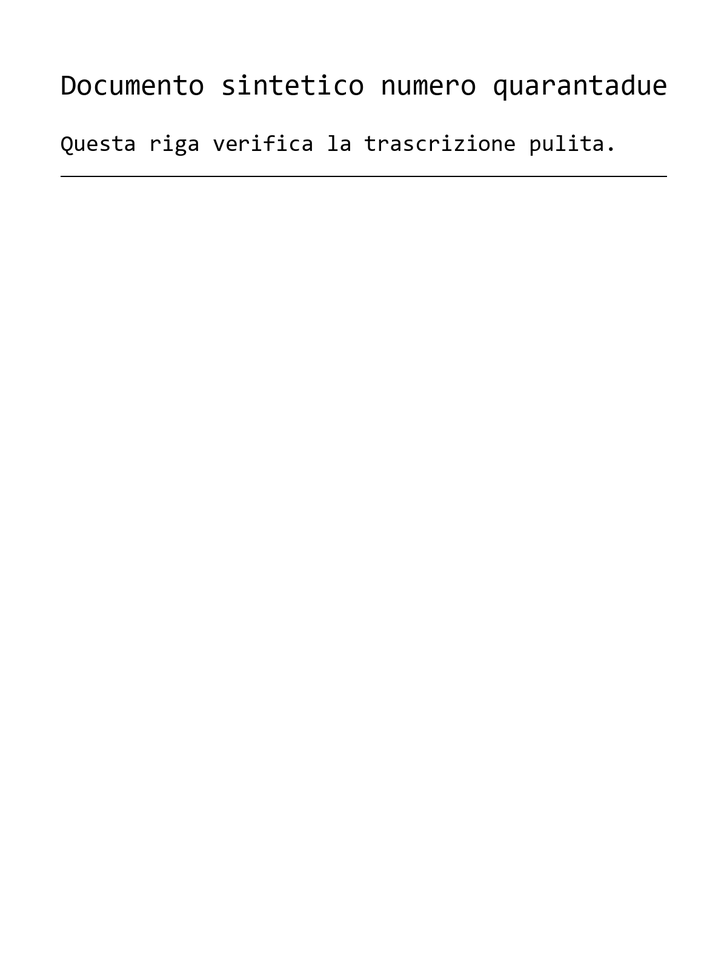
#> input picture memoria-engine/tests/fixtures/ocr_benchmark/clean-text.png, 727 x 970 px, shrunk from 1200 x 1600 before the run
$ python image_preprocessing.py --file ../../../tests/fixtures/ocr_benchmark/clean-text.png --output-file out.png
#> lines starting #> are read from the running program, lines starting #| are printed output that depends on the picture; after the words box and inside, x2 and y2 are one past the last pixel; in counts of white or black regions, pixels touching at a corner belong together
from __future__ import annotations

import argparse
import json
from datetime import UTC, datetime
from pathlib import Path
from typing import Any


def preprocess_dark_foreground_for_ocr(
    *,
    file_path: Path,
    output_file: Path,
    mask_file: Path | None = None,
    median_background_size: int = 31,
    absolute_dark_threshold: int = 118,
    local_contrast_threshold: int = 22,
    median_cleanup_size: int = 3,
    overwrite: bool = False,
) -> dict[str, Any]:
#> called with median_background_size = 31, absolute_dark_threshold = 118, local_contrast_threshold = 22, median_cleanup_size = 3, overwrite = False
    try:
        from PIL import Image, ImageFilter
    except ImportError as exc:  # pragma: no cover - exercised only without Pillow
        raise RuntimeError("Pillow non disponibile: impossibile preprocessare l'immagine.") from exc

    file_path = Path(file_path)
    output_file = Path(output_file)
    mask_file = Path(mask_file) if mask_file is not None else None
    if not file_path.exists() or not file_path.is_file():
        raise FileNotFoundError(f"Immagine non trovata: {file_path}")
    if output_file.exists() and not overwrite:
        raise FileExistsError(f"Output gia' presente: {output_file}")
    if mask_file is not None and mask_file.exists() and not overwrite:
        raise FileExistsError(f"Maschera gia' presente: {mask_file}")
    if median_background_size < 3 or median_background_size % 2 == 0:
        raise ValueError("median_background_size deve essere dispari e >= 3.")
    if median_cleanup_size < 3 or median_cleanup_size % 2 == 0:
        raise ValueError("median_cleanup_size deve essere dispari e >= 3.")

    output_file.parent.mkdir(parents=True, exist_ok=True)
    if mask_file is not None:
        mask_file.parent.mkdir(parents=True, exist_ok=True)

    with Image.open(file_path) as image:
#> image is the input picture: PIL image 727x970 L; min 0, max 255, mean 252.9
        grayscale = image.convert("L")
        background = grayscale.filter(ImageFilter.MedianFilter(median_background_size))
#> background: PIL image 727x970 L; every value is 255
        width, height = grayscale.size
#> width = 727; height = 970
        prepared = Image.new("L", grayscale.size, 255)
        mask = Image.new("L", grayscale.size, 0)
#> mask: PIL image 727x970 L; every value is 0
        source_pixels = grayscale.load()
        background_pixels = background.load()
        prepared_pixels = prepared.load()
        mask_pixels = mask.load()
        foreground_pixels = 0
        for y in range(height):
            for x in range(width):
                source_value = source_pixels[x, y]
                is_dark = source_value < absolute_dark_threshold
                is_locally_dark = (background_pixels[x, y] - source_value) > local_contrast_threshold
                if is_dark or is_locally_dark:
                    prepared_pixels[x, y] = 0
                    mask_pixels[x, y] = 255
                    foreground_pixels += 1
#> after the loop, foreground_pixels = 8687
        prepared = prepared.filter(ImageFilter.MedianFilter(median_cleanup_size))
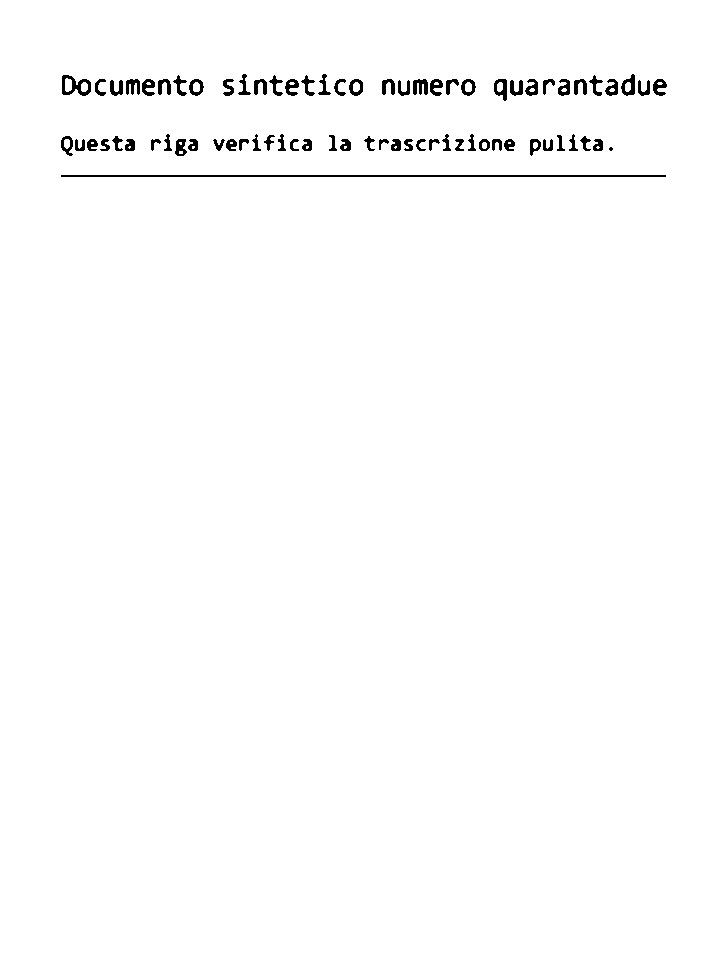
#> prepared: PIL image 727x970 L; 98.8% white; 74 black regions (1 under 20 px), largest, box (x1, y1, x2, y2) and area: (61, 175, 666, 177) 1210, (62, 75, 91, 96) 294, (413, 79, 428, 95) 175
        mask = mask.filter(ImageFilter.MedianFilter(median_cleanup_size))
        prepared.save(output_file)
        if mask_file is not None:
            mask.save(mask_file)

    return {
        "@type": "ImageOcrPreprocessingResult",
        "preprocessing_method": "dark_foreground_binary",
        "source_file": str(file_path),
        "output_file": str(output_file),
        "mask_file": str(mask_file) if mask_file is not None else "",
        "created_at": datetime.now(UTC).isoformat(),
        "image_width": width,
        "image_height": height,
        "foreground_pixels": foreground_pixels,
        "foreground_percent": round((foreground_pixels / (width * height)) * 100, 4),
        "parameters": {
            "median_background_size": median_background_size,
            "absolute_dark_threshold": absolute_dark_threshold,
            "local_contrast_threshold": local_contrast_threshold,
            "median_cleanup_size": median_cleanup_size,
        },
        "review_status": "unreviewed",
        "notes": [
            "Derivata per OCR: conserva foreground scuro e forza watermark chiaro a sfondo.",
            "Non sostituisce il raw originale e non produce trascrizione o claim.",
        ],
    }


def write_preprocessing_report(*, report: dict[str, Any], output_json: Path) -> None:
    output_json = Path(output_json)
    output_json.parent.mkdir(parents=True, exist_ok=True)
    output_json.write_text(json.dumps(report, ensure_ascii=False, indent=2), encoding="utf-8")


def main() -> int:
    parser = argparse.ArgumentParser(description="Crea una derivata OCR scuro-su-bianco da una scansione.")
    parser.add_argument("--file", required=True)
    parser.add_argument("--output-file", required=True)
    parser.add_argument("--mask-file", default="")
    parser.add_argument("--report-json", default="")
    parser.add_argument("--median-background-size", type=int, default=31)
    parser.add_argument("--absolute-dark-threshold", type=int, default=118)
    parser.add_argument("--local-contrast-threshold", type=int, default=22)
    parser.add_argument("--median-cleanup-size", type=int, default=3)
    parser.add_argument("--overwrite", action="store_true")
    args = parser.parse_args()

    try:
        report = preprocess_dark_foreground_for_ocr(
            file_path=Path(args.file),
            output_file=Path(args.output_file),
            mask_file=Path(args.mask_file) if args.mask_file.strip() else None,
            median_background_size=args.median_background_size,
            absolute_dark_threshold=args.absolute_dark_threshold,
            local_contrast_threshold=args.local_contrast_threshold,
            median_cleanup_size=args.median_cleanup_size,
            overwrite=args.overwrite,
        )
#> report = 13 items
    except (FileExistsError, FileNotFoundError, RuntimeError, ValueError) as exc:
        parser.error(str(exc))
    if args.report_json.strip():
        write_preprocessing_report(report=report, output_json=Path(args.report_json))
    print(json.dumps(report, ensure_ascii=False, indent=2))
#> (printed output is left out)
    return 0


if __name__ == "__main__":
    raise SystemExit(main())
#> (the program exits here)

$ run again, on memoria-engine/tests/fixtures/ocr_benchmark/english-text.png
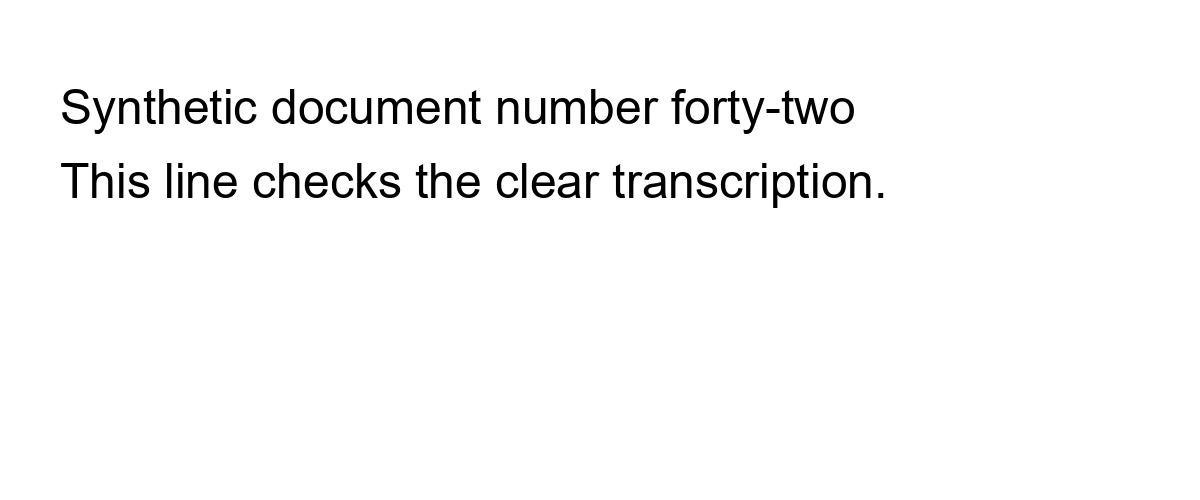
#> input picture memoria-engine/tests/fixtures/ocr_benchmark/english-text.png, 1200 x 500 px
#> in preprocess_dark_foreground_for_ocr, image is the input picture: PIL image 1200x500 RGB; min 0, max 255, mean 248.2
#> after the loop in preprocess_dark_foreground_for_ocr, `for y in range(height):`: foreground_pixels = 18963
#> in preprocess_dark_foreground_for_ocr, `prepared = prepared.filter(ImageFilter.MedianFilter(median_cleanup_siz..`:
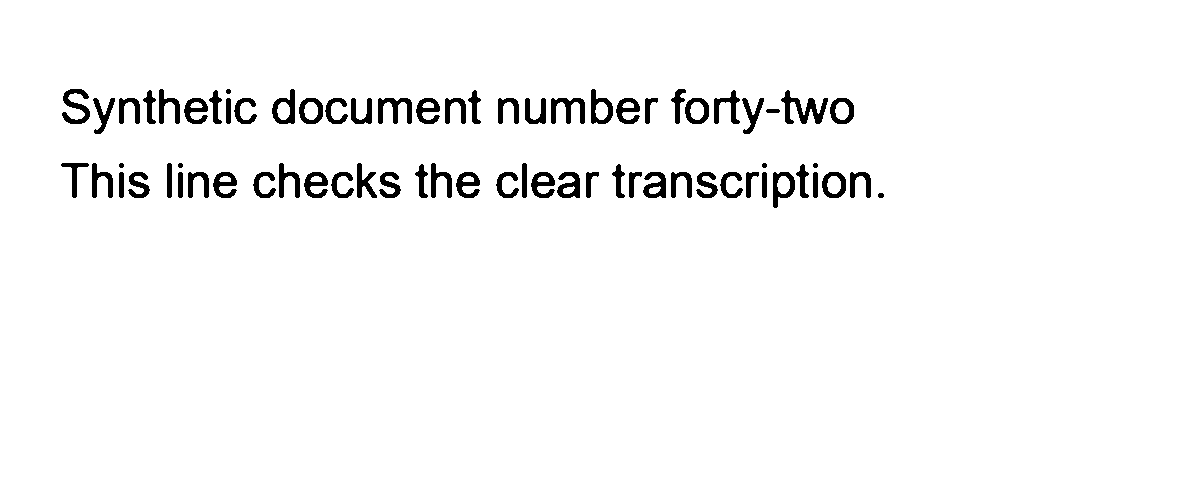
#> prepared: PIL image 1200x500 L; 96.9% white; 71 black regions, largest, box (x1, y1, x2, y2) and area: (781, 90, 828, 124) 651, (62, 89, 90, 124) 458, (378, 98, 412, 124) 458
#> report = 13 items
#> (printed output is left out)

$ run again, on memoria-engine/tests/fixtures/ocr_benchmark/mixed-table-layout.png
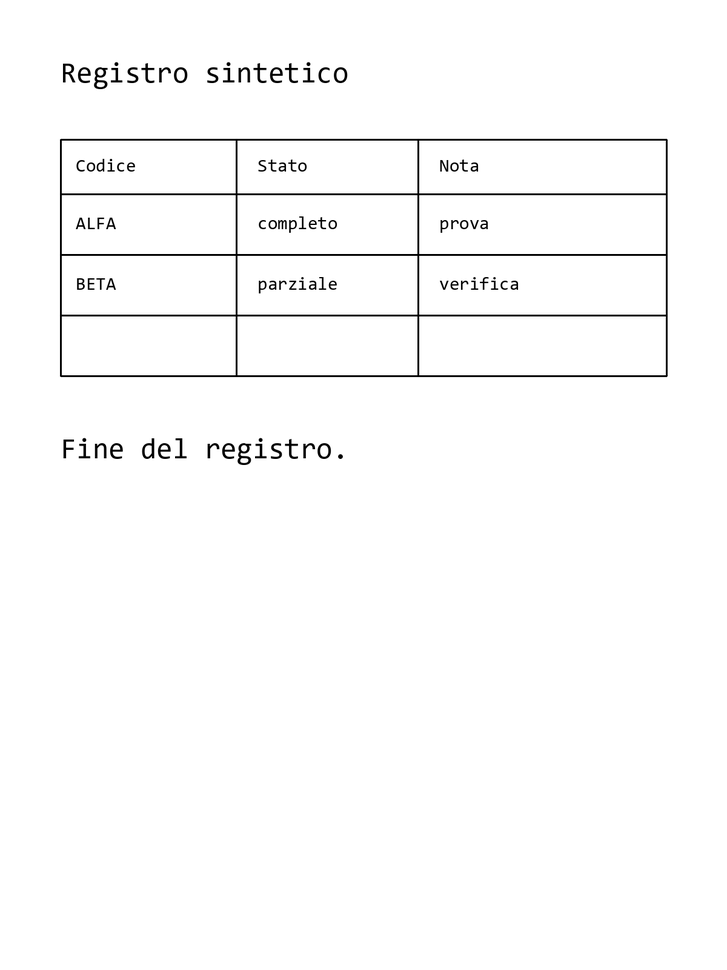
#> input picture memoria-engine/tests/fixtures/ocr_benchmark/mixed-table-layout.png, 727 x 970 px, shrunk from 1200 x 1600 before the run
#> in preprocess_dark_foreground_for_ocr, image is the input picture: PIL image 727x970 L; min 0, max 255, mean 250.7
#> in preprocess_dark_foreground_for_ocr, `background = grayscale.filter(ImageFilter.MedianFilter(median_backgrou..`:
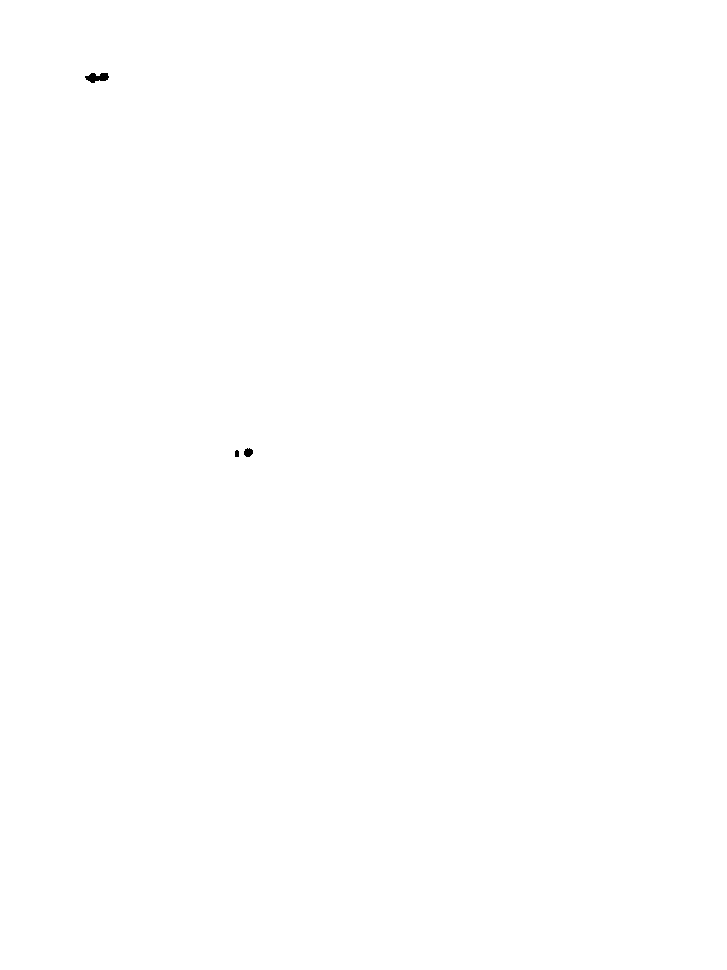
#> background: PIL image 727x970 L; values 254 (black) and 255 (white), 100% white; 3 black regions, box (x1, y1, x2, y2) and area: (85, 73, 109, 83) 158, (244, 448, 253, 457) 62, (235, 450, 239, 457) 26
#> after the loop in preprocess_dark_foreground_for_ocr, `for y in range(height):`: foreground_pixels = 17961
#> in preprocess_dark_foreground_for_ocr, `prepared = prepared.filter(ImageFilter.MedianFilter(median_cleanup_siz..`:
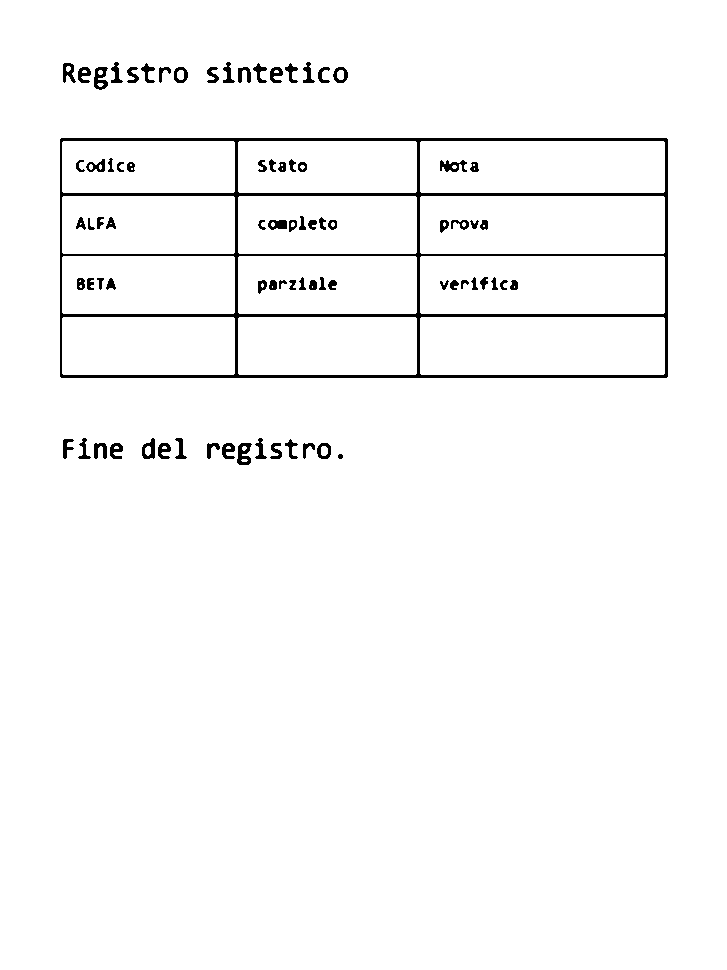
#> prepared: PIL image 727x970 L; 97.4% white; 81 black regions, largest, box (x1, y1, x2, y2) and area: (60, 138, 668, 378) 11042, (237, 443, 252, 465) 211, (94, 67, 108, 90) 203
#> report = 13 items
#> (printed output is left out)
